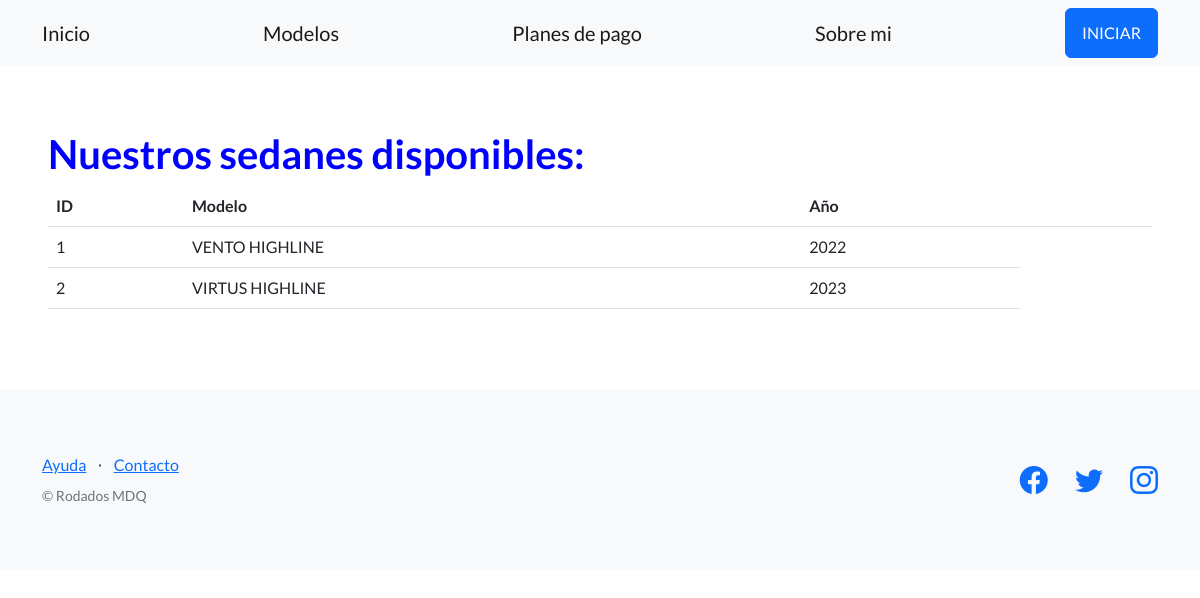
The page /pages/sedan/ on the database as committed earlier.
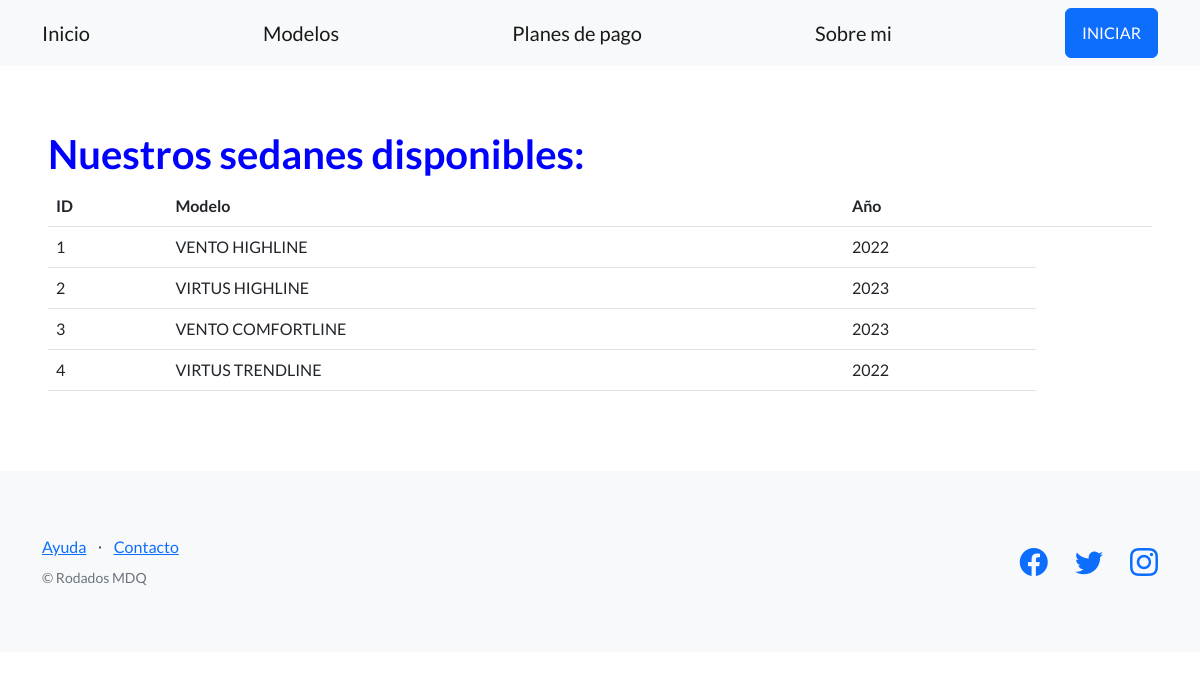
The same page on the database as committed later.
### blog_rodados/models.py (models this page shows, shortened)
class Sedan(models.Model):
    marca = models.CharField(max_length=32)
    modelo = models.CharField(max_length=32)
    anio = models.IntegerField()

### blog_rodados/views.py (the view)
# urls.py: path("sedan/", listar_sedanes, name="auto_sedan"),
def listar_sedanes(request):
    contexto = {
        "sedan": Sedan.objects.all(),
    }
    http_response = render(
        request=request,
        template_name='blog_rodados/lista_sedan.html',
        context=contexto,
    )
    return http_response

### blog_rodados/templates/blog_rodados/lista_sedan.html (shortened to what this page needs)
{% extends "base.html" %}
{% block contenido %}
<h1 style="color:blue;">
    Nuestros sedanes disponibles:
</h1>
<table class="table">
    <tbody>
      <tr>
        <th>ID</th>
        <th>Modelo</th>
        <th>Año</th>
        <th></th>
        <th></th>
      </tr>
      {% for sedans in sedan %}
      <tr>
        <td>{{ sedans.id }}</td>
        <td>{{ sedans.modelo }}</td>
        <td>{{ sedans.anio }}</td>
      </tr>
      {% endfor %}
    </tbody>
  </table>
  {% endblock contenido %}

Rows that differ between the two databases and show on the page:
added Sedan: id "3", modelo "VENTO COMFORTLINE", anio "2023"
added Sedan: id "4", modelo "VIRTUS TRENDLINE", anio "2022"
